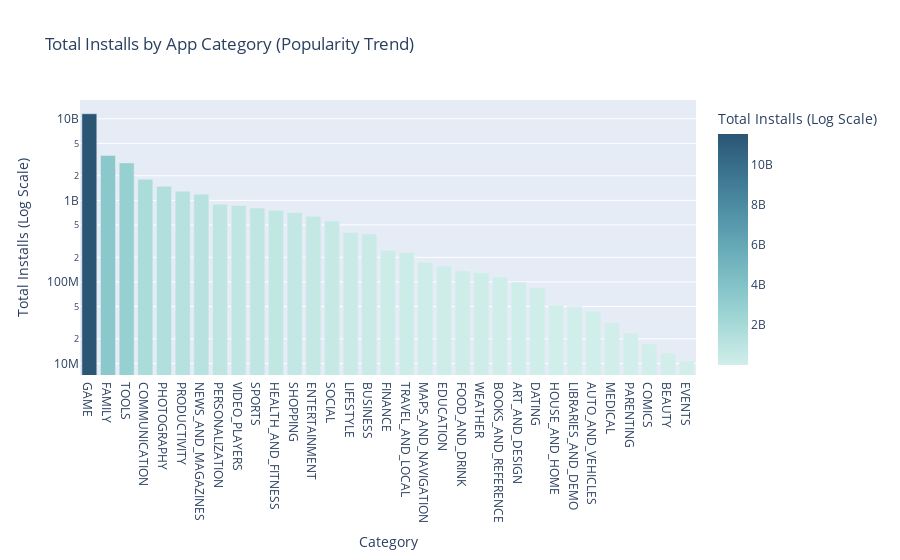

This figure's notebook cell:
### Code cell
#Installs (Popularity) by Category
#Group by category and sum installs (using log scale for better visualization)
category_installs = df.groupby('Category')['Installs'].sum().reset_index()

fig_installs = px.bar(
    category_installs.sort_values('Installs', ascending=False), 
    x='Category', 
    y='Installs', 
    title='Total Installs by App Category (Popularity Trend)',
    log_y=True, # Use log scale to show wide install range clearly (Skill Enhancement: Appropriate scaling)
    labels={'Installs': 'Total Installs (Log Scale)'},
    color='Installs',
    color_continuous_scale=px.colors.sequential.Teal
)
fig_installs.update_layout(xaxis={'categoryorder':'total descending'})
fig_installs.show()

### Figure 1 — Plotly figure (JSON) as saved in the notebook; plotly's stock layout.template omitted (floating-point values rounded to 4 significant figures)
{"data": [{"alignmentgroup": "True", "hovertemplate": "Category=%{x}<br>Total Installs (Log Scale)=%{marker.color}<extra></extra>", "legendgroup": "", "marker": {"color": [11532352717, 3552661580, 2879553500, 1817915530, 1493893130, 1296302080, 1190900550, 895131930, 866662200, 806311465, 756456220, 710731540, 637960000, 558240475, 404519120, 386282920, 244587300, 228638300, 174015560, 157202000, 136467750, 129296500, 114784155, 99228100, 84592410, 51482000, 49983000, 43769800, 31550176, 23566010, 17431100, 13416200, 10648400], "coloraxis": "coloraxis", "pattern": {"shape": ""}}, "name": "", "offsetgroup": "", "orientation": "v", "showlegend": false, "textposition": "auto", "type": "bar", "x": ["GAME", "FAMILY", "TOOLS", "COMMUNICATION", "PHOTOGRAPHY", "PRODUCTIVITY", "NEWS_AND_MAGAZINES", "PERSONALIZATION", "VIDEO_PLAYERS", "SPORTS", "HEALTH_AND_FITNESS", "SHOPPING", "ENTERTAINMENT", "SOCIAL", "LIFESTYLE", "BUSINESS", "FINANCE", "TRAVEL_AND_LOCAL", "MAPS_AND_NAVIGATION", "EDUCATION", "FOOD_AND_DRINK", "WEATHER", "BOOKS_AND_REFERENCE", "ART_AND_DESIGN", "DATING", "HOUSE_AND_HOME", "LIBRARIES_AND_DEMO", "AUTO_AND_VEHICLES", "MEDICAL", "PARENTING", "COMICS", "BEAUTY", "EVENTS"], "xaxis": "x", "y": [11532352717, 3552661580, 2879553500, 1817915530, 1493893130, 1296302080, 1190900550, 895131930, 866662200, 806311465, 756456220, 710731540, 637960000, 558240475, 404519120, 386282920, 244587300, 228638300, 174015560, 157202000, 136467750, 129296500, 114784155, 99228100, 84592410, 51482000, 49983000, 43769800, 31550176, 23566010, 17431100, 13416200, 10648400], "yaxis": "y"}], "layout": {"barmode": "relative", "coloraxis": {"colorbar": {"title": {"text": "Total Installs (Log Scale)"}}, "colorscale": [[0, "rgb(209, 238, 234)"], [0.1667, "rgb(168, 219, 217)"], [0.3333, "rgb(133, 196, 201)"], [0.5, "rgb(104, 171, 184)"], [0.6667, "rgb(79, 144, 166)"], [0.8333, "rgb(59, 115, 143)"], [1, "rgb(42, 86, 116)"]]}, "legend": {"tracegroupgap": 0}, "title": {"text": "Total Installs by App Category (Popularity Trend)"}, "xaxis": {"anchor": "y", "categoryorder": "total descending", "domain": [0, 1], "title": {"text": "Category"}}, "yaxis": {"anchor": "x", "domain": [0, 1], "title": {"text": "Total Installs (Log Scale)"}, "type": "log"}}}
